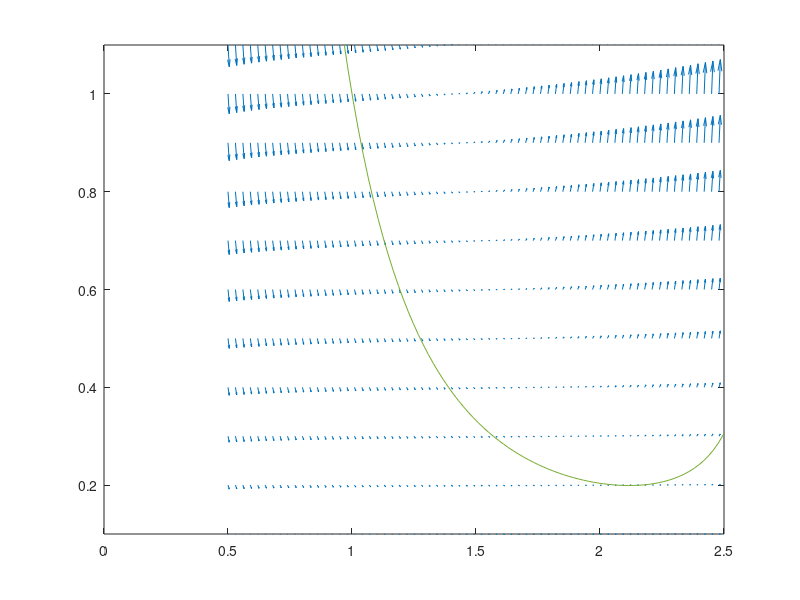

MATLAB code to generate this figure:
clear all ; 
clf ;

f = @(t, y)  -4*y./t+t.^3.*y.^2;

tb = 0.5:0.03:2.5 ;
yb = 0.1:0.1:1.1 ;

[T,Y] = meshgrid(tb, yb) ;
dY = f(T, Y) ;
dT = ones(size(dY)) ;
quiver(T,Y, dT, dY) ;


mo = @(t) 1 ./(1-log(t)) .*t.^(-4) ;

xx = linspace(0.5,2.5) ;
hold on ;
plot(xx, mo(xx)) ;
pontos=mo(2)

ylim([0.1,1.1]) ;

lepes=100;


% Euler
t0=1; tv=2; 
y0=1;
delta = (tv-t0)/lepes;
for i=1:lepes
  y0=y0+delta*f(t0,y0);
  t0=t0+delta;
end
y0


% modEuler
t0=1; tv=2; 
y0=1;
lepes = lepes/2;
delta = (tv-t0)/lepes;
for i=1:lepes
  ym=y0+0.5*delta*f(t0,y0);
  tm=t0+0.5*delta;

  y0=y0+f(tm,ym)*delta; 
  t0=t0+delta;
end
y0

